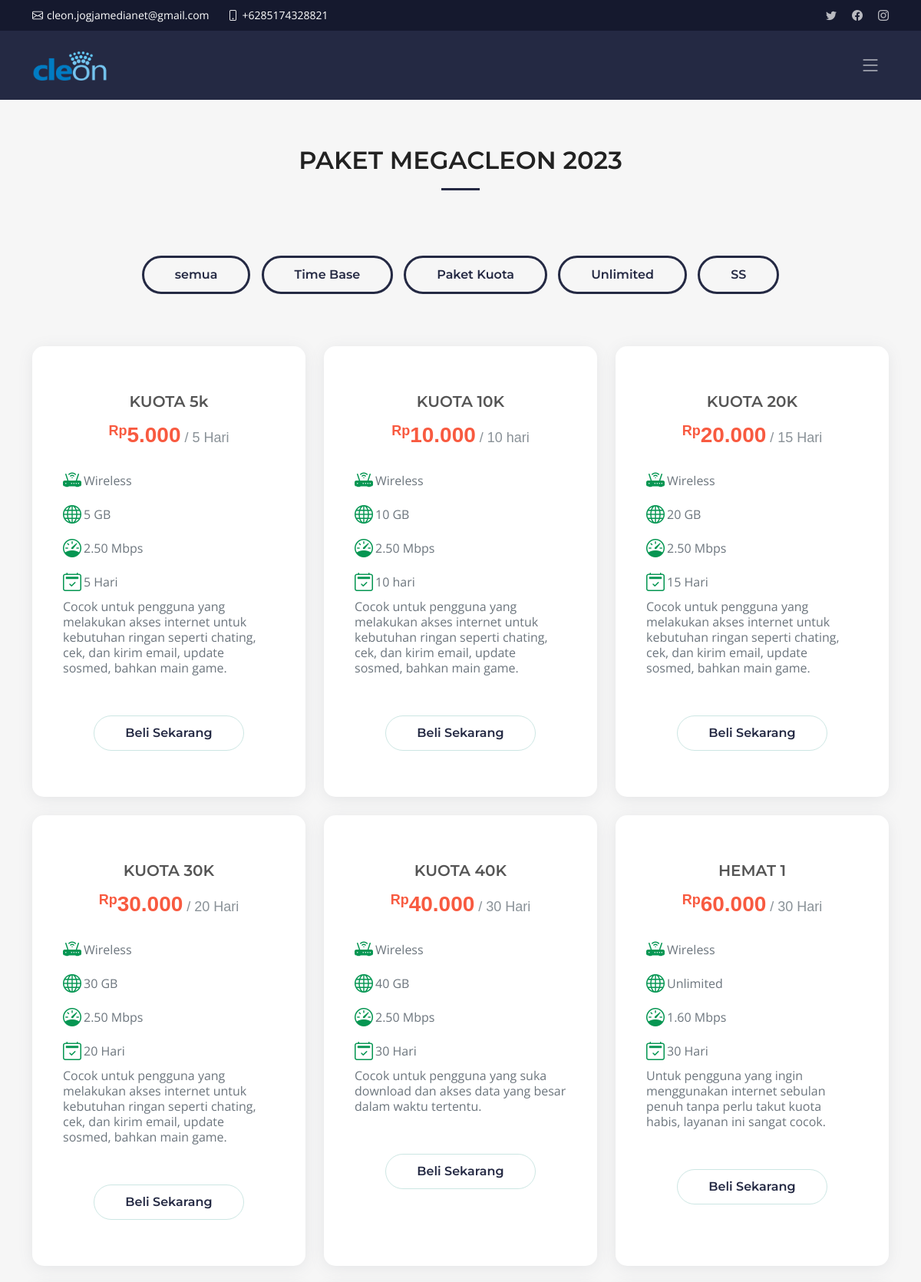
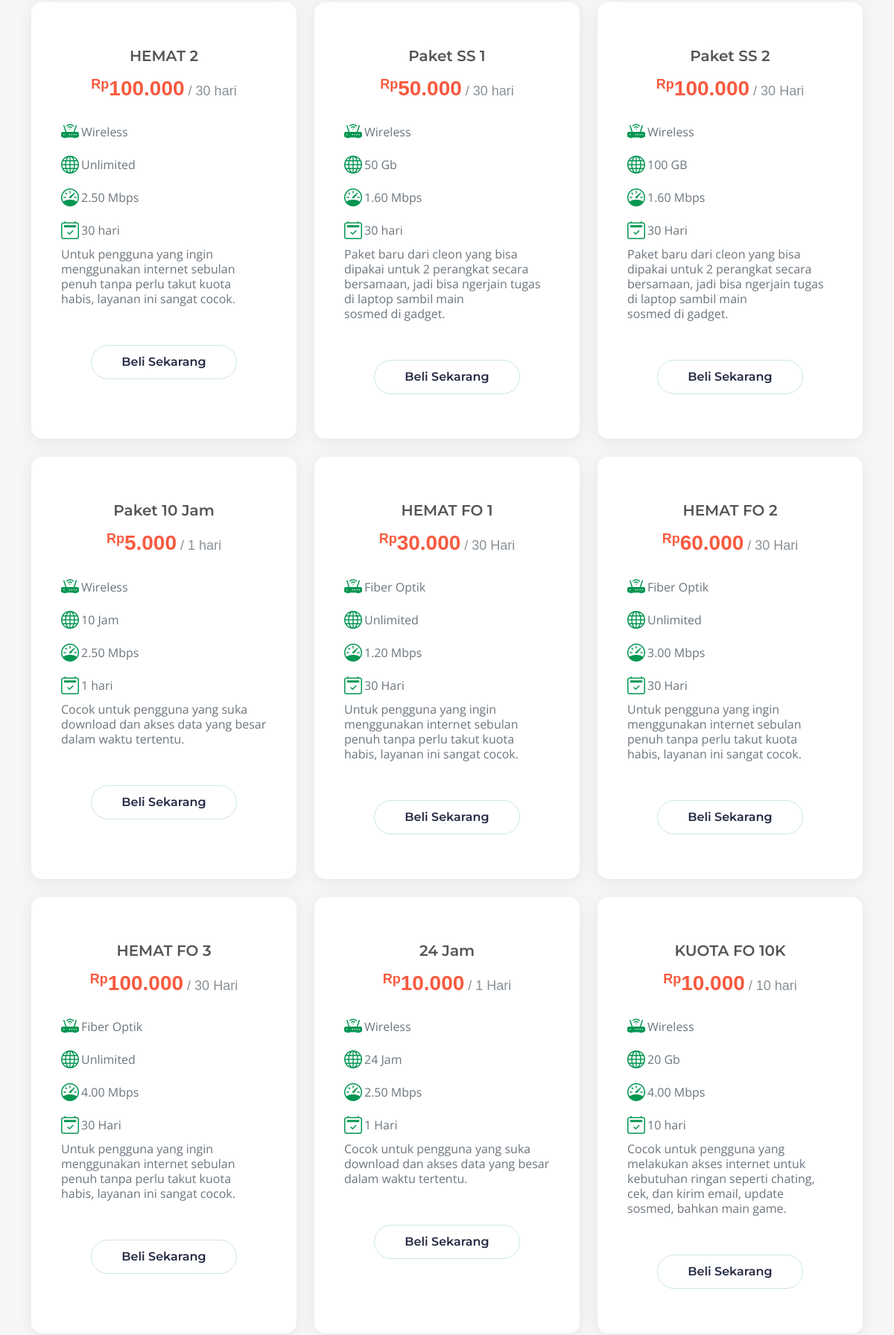
The page /product.php (upper part) on the database its author committed (2 pictures, top to bottom).
### tables this page shows
CREATE TABLE `kontak` (
  `id` int(11) NOT NULL,
  `icon` varchar(155) NOT NULL,
  `alamat` varchar(155) NOT NULL,
  `email` varchar(255) DEFAULT NULL,
  `kontak` varchar(20) DEFAULT NULL,
  `twitter` varchar(255) DEFAULT NULL,
  `facebook` varchar(255) DEFAULT NULL,
  `instagram` varchar(255) DEFAULT NULL
);

CREATE TABLE `navbar` (
  `id` int(11) NOT NULL,
  `logo` varchar(255) DEFAULT NULL,
  `home` varchar(255) DEFAULT NULL,
  `product` varchar(255) DEFAULT NULL,
  `my_cleon` varchar(255) DEFAULT NULL,
  `login` varchar(255) DEFAULT NULL
);

CREATE TABLE `filter_button` (
  `id` int(11) NOT NULL,
  `button1` varchar(90) NOT NULL,
  `button2` varchar(90) NOT NULL,
  `button3` varchar(90) NOT NULL,
  `button4` varchar(90) NOT NULL,
  `button5` varchar(90) NOT NULL
);

CREATE TABLE `paket_internet` (
  `id` int(20) NOT NULL,
  `koneksi` varchar(20) NOT NULL,
  `kategori` varchar(25) NOT NULL,
  `nama_paket` varchar(255) NOT NULL,
  `harga` decimal(10,3) NOT NULL,
  `masa_aktiv` varchar(11) NOT NULL,
  `kuota` varchar(11) NOT NULL,
  `kecepatan` decimal(5,2) NOT NULL,
  `deskripsi` text DEFAULT NULL
);

### backend/header.php (called while the page is built, shortened)
<?php
  include("config/config.php");
      $sql = "SELECT * FROM kontak";
      $result = $conn->query($sql);
      if ($result->num_rows > 0) {
          $row = $result->fetch_assoc();
          $email = $row['email'];
          $kontak = $row['kontak'];
          $twitter = $row['twitter'];
          $facebook = $row['facebook'];
          $instagram = $row['instagram'];
      }
      $sql = "SELECT * FROM navbar";
      $result = $conn->query($sql);
      if ($result->num_rows > 0) {
          $row = $result->fetch_assoc();
          $logo = $row['logo'];
      }
?>

### backend/button.php (called while the page is built)
<?php
include("config/config.php");
$sql = "SELECT * FROM filter_button";
      $result = $conn->query($sql);
      if ($result->num_rows > 0) {
          $row = $result->fetch_assoc();
          $tombol1 = $row['button1'];
          $tombol2 = $row['button2'];
          $tombol3 = $row['button3'];
          $tombol4 = $row['button4'];
          $tombol5 = $row['button5'];
          }
?>

### backend/produk.php (called while the page is built, shortened)
<?php
require_once("config/config.php");
if (isset($_GET['filter'])) {
    $filter = $_GET['filter'];
    if ($filter === "PaketTime") {
        $sql = "SELECT * FROM paket_internet WHERE kategori = 'Paket Time Based'";
    } elseif ($filter === "PaketUse") {
        $sql = "SELECT * FROM paket_internet WHERE kategori = 'Paket Used Based'";
    } elseif ($filter === "PaketUnli") {
        $sql = "SELECT * FROM paket_internet WHERE kategori = 'Paket Unlimited'";
    } elseif ($filter === "PaketSS") {
        $sql = "SELECT * FROM paket_internet WHERE kategori = 'Paket SS'";
    } else {
        $sql = "SELECT * FROM paket_internet";
    }
} else {
    $sql = "SELECT * FROM paket_internet";
}
$result = $conn->query($sql);
?>

### product.php (the view, shortened to what this page needs)
<?php
include('header.php');
include("backend/produk.php");
?>
<section id="pricing" class="pricing sections-bg">
  <div class="container" data-aos="fade-up">
    <div class="section-header">
      <h2>PAKET MEGACLEON 2023</h2>
    </div>
    <div class="text-center" id="filter">
      <a class="filter-btn" href="product.php?filter=semua" data-filter="semua"><?php echo $tombol1?></a>
      <a class="filter-btn" href="product.php?filter=PaketTime" data-filter="PaketTime"><?php echo $tombol2?></a>
      <a class="filter-btn" href="product.php?filter=PaketUse" data-filter="PaketUse"><?php echo $tombol3?></a>
      <a class="filter-btn" href="product.php?filter=PaketUnli" data-filter="PaketUnli"><?php echo $tombol4?></a>
      <a class="filter-btn" href="product.php?filter=PaketSS" data-filter="PaketSS"><?php echo $tombol5?></a>
    </div>
    <div class="row g-4 py-lg-5" data-aos="zoom-out" data-aos-delay="100">
      <?php
      if ($result->num_rows > 0) {
          while($row = $result->fetch_assoc()) {
              $namaPaket = $row["nama_paket"];
              $koneksi = $row["koneksi"];
              $harga = $row["harga"];
              $masaktiv = $row["masa_aktiv"];
              $kuota = $row["kuota"];
              $kecepatan = $row["kecepatan"];
              $deskripsi = $row["deskripsi"];
              ?>
              <div class="col-lg-4">
                <div class="pricing-item">
                  <h3><?php echo $namaPaket; ?></h3>
                  <h4><sup>Rp</sup><?php echo $harga; ?><span> / <?php echo $masaktiv; ?></span></h4>
                  <ul>
                    <li><i class="bi bi-router-fill"></i> <?php echo $koneksi; ?></li>
                    <li><i class="bi bi-globe"></i> <?php echo $kuota; ?></li>
                    <li><i class="bi bi-speedometer"></i> <?php echo $kecepatan; ?> Mbps</li>
                    <li><i class="bi bi-calendar2-check"></i> <span> <?php echo $masaktiv; ?></li>
                    <p><?php echo $deskripsi; ?></p>
                  </ul>
                  <div class="text-center"><a href="https://wa.me/<?php echo $kontak; ?>" class="buy-btn">Beli Sekarang</a></div>
                </div>
              </div>
          <?php
          }
      } else {
          echo "Tidak ada data paket internet.";
      }
      ?>
    </div>
  </div>
</section>
<?php
include('footer.php');
?>

### header.php (shortened to what this page needs)
<!DOCTYPE html>
<html lang="en">
<?php
  include("config/config.php");
  include("backend/header.php");
  include("backend/produk.php");
  include("backend/about.php");
  include("backend/button.php");
?>
<head>
  <link href="assets/vendor/bootstrap/css/bootstrap.min.css" rel="stylesheet">
  <link href="assets/vendor/bootstrap-icons/bootstrap-icons.css" rel="stylesheet">
  <link href="assets/vendor/aos/aos.css" rel="stylesheet">
  <link href="assets/vendor/glightbox/css/glightbox.min.css" rel="stylesheet">
  <link href="assets/vendor/swiper/swiper-bundle.min.css" rel="stylesheet">
  <link href="assets/css/main.css" rel="stylesheet">
</head>
<body>
  <section id="topbar" class="topbar d-flex align-items-center">
    <div class="container d-flex justify-content-center justify-content-md-between">
    <div class="contact-info d-flex align-items-center">
        <i class="bi bi-envelope d-flex align-items-center"><a href="mailto:<?php echo $email; ?>"><?php echo $email; ?></a></i>
        <i class="bi bi-phone d-flex align-items-center ms-4"><a href="https://wa.me/<?php echo $kontak; ?>"><?php echo $kontak; ?></a></i>
    </div>
    <div class="social-links d-none d-md-flex align-items-center">
        <a href="<?php echo $twitter; ?>" class="twitter"><i class="bi bi-twitter"></i></a>
        <a href="<?php echo $facebook; ?>" class="facebook"><i class="bi bi-facebook"></i></a>
        <a href="<?php echo $instagram; ?>" class="instagram"><i class="bi bi-instagram"></i></a>
    </div>
    </div>
  </section>
  <header id="header" class="header d-flex align-items-center">
    <div class="container-fluid container-xl d-flex align-items-center justify-content-between">
      <a href="index.php" class="logo d-flex align-items-center">
        <img src="<?php echo $logo; ?>" alt="">
      </a>
      <i class="mobile-nav-toggle mobile-nav-show bi bi-list"></i>
    </div>
  </header>

### assets/css/main.css (style rules this page uses)
:root { --font-default: "Open Sans", system-ui, -apple-system, "Segoe UI", Roboto, "Helvetica Neue", Arial, "Noto Sans", "Liberation Sans", sans-serif, "Apple Color Emoji", "Segoe UI Emoji", "Segoe UI Symbol", "Noto Color Emoji"; --font-primary: "Montserrat", sans-serif; --font-secondary: "Poppins", sans-serif; }
:root { --color-default: #222222; --color-primary: #242943; --color-secondary: #f85a40; }
:root { scroll-behavior: smooth; }
body { font-family: var(--font-default); color: var(--color-default); }
a { color: var(--color-primary); text-decoration: none; }
h1, h2, h3, h4, h5, h6 { font-family: var(--font-primary); }
section { padding: 60px 0; overflow: hidden; }
.sections-bg { background-color: #f6f6f6; }
.section-header { text-align: center; padding-bottom: 60px; }
.section-header h2 { font-size: 32px; font-weight: 600; margin-bottom: 20px; padding-bottom: 20px; position: relative; }
.section-header h2:after { content: ""; position: absolute; display: block; width: 50px; height: 3px; background: var(--color-primary); left: 0; right: 0; bottom: 0; margin: auto; }
.topbar { background: #15192e; height: 40px; font-size: 14px; transition: all 0.5s; color: #fff; padding: 0; }
.topbar .contact-info i { font-style: normal; color: #fff; line-height: 0; }
.topbar .contact-info i a, .topbar .contact-info i span { padding-left: 5px; color: #fff; }
.topbar .contact-info i a { line-height: 0; transition: 0.3s; }
.topbar .social-links a { color: rgba(255, 255, 255, 0.7); line-height: 0; transition: 0.3s; margin-left: 20px; }
.header { transition: all 0.5s; z-index: 997; height: 90px; background-color: var(--color-primary); }
.header .logo img { max-height: 40px; margin-right: 6px; }
section { scroll-margin-top: 70px; }
@media (max-width: 1279px) { .mobile-nav-show { color: rgba(255, 255, 255, 0.6); font-size: 28px; cursor: pointer; line-height: 0; transition: 0.5s; z-index: 9999; margin-right: 10px; } }
.pricing .pricing-item { padding: 60px 40px; box-shadow: 0 3px 20px -2px rgba(108, 117, 125, 0.15); background: #fff; height: 100%; position: relative; border-radius: 15px; }
.pricing h3 { font-weight: 600; margin-bottom: 15px; font-size: 20px; color: #555555; text-align: center; }
.pricing h4 { font-size: 28px; color: var(--color-secondary); font-weight: 700; font-family: var(--font-secondary); margin-bottom: 0; text-align: center; }
.pricing h4 sup { font-size: 18px; }
.pricing h4 span { color: rgba(108, 117, 125, 0.8); font-size: 18px; font-weight: 400; }
.pricing ul { padding: 20px 0; list-style: none; color: #6c757d; text-align: left; line-height: 20px; }
.pricing ul li { padding: 10px 0; display: flex; align-items: center; }
.pricing ul i { color: #059652; font-size: 24px; padding-right: 3px; }
.pricing .buy-btn { display: inline-block; padding: 10px 40px; border-radius: 50px; color: var(--color-primary); border: 1px solid rgba(0, 131, 116, 0.2); transition: none; font-size: 16px; font-weight: 600; font-family: var(--font-primary); transition: 0.3s; }
.filter-btn { display: inline-block; padding: 10px 40px; border-radius: 100px; color: var(--color-primary); border: 3px solid var(--color-primary); transition: none; font-size: 16px; font-weight: 600; font-family: var(--font-primary); transition: 0.3s; margin: 5px; margin-bottom: 20px; }

### rows shown on the page
kontak: email "cleon.jogjamedianet@gmail.com", kontak "+6285174328821"
navbar: logo (picture)
filter_button: button1 "semua", button2 "Time Base", button3 "Paket Kuota", button4 "Unlimited", button5 "SS"
paket_internet: nama_paket "KUOTA 5k", harga "5.000", masa_aktiv "5 Hari", koneksi "Wireless", kuota "5 GB", kecepatan "2.50", deskripsi "Cocok untuk pengguna yang melakukan akses internet untuk kebutuhan ringan seperti chating, cek, dan kirim email, update sosmed, bahkan main game."
paket_internet: nama_paket "KUOTA 10K", harga "10.000", masa_aktiv "10 hari", koneksi "Wireless", kuota "10 GB", kecepatan "2.50", deskripsi "Cocok untuk pengguna yang melakukan akses internet untuk kebutuhan ringan seperti chating, cek, dan kirim email, update sosmed, bahkan main game."
paket_internet: nama_paket "KUOTA 20K", harga "20.000", masa_aktiv "15 Hari", koneksi "Wireless", kuota "20 GB", kecepatan "2.50", deskripsi "Cocok untuk pengguna yang melakukan akses internet untuk kebutuhan ringan seperti chating, cek, dan kirim email, update sosmed, bahkan main game."
paket_internet: nama_paket "KUOTA 30K", harga "30.000", masa_aktiv "20 Hari", koneksi "Wireless", kuota "30 GB", kecepatan "2.50", deskripsi "Cocok untuk pengguna yang melakukan akses internet untuk kebutuhan ringan seperti chating, cek, dan kirim email, update sosmed, bahkan main game."
paket_internet: nama_paket "KUOTA 40K", harga "40.000", masa_aktiv "30 Hari", koneksi "Wireless", kuota "40 GB", kecepatan "2.50", deskripsi "Cocok untuk pengguna yang suka download dan akses data yang besar dalam waktu tertentu."
paket_internet: nama_paket "HEMAT 1", harga "60.000", masa_aktiv "30 Hari", koneksi "Wireless", kuota "Unlimited", kecepatan "1.60", deskripsi "Untuk pengguna yang ingin menggunakan internet sebulan penuh tanpa perlu takut kuota habis, layanan ini sangat cocok."
paket_internet: nama_paket "HEMAT 2", harga "100.000", masa_aktiv "30 hari", koneksi "Wireless", kuota "Unlimited", kecepatan "2.50", deskripsi "Untuk pengguna yang ingin menggunakan internet sebulan penuh tanpa perlu takut kuota habis, layanan ini sangat cocok."
paket_internet: nama_paket "Paket SS 1", harga "50.000", masa_aktiv "30 hari", koneksi "Wireless", kuota "50 Gb", kecepatan "1.60", deskripsi "Paket baru dari cleon yang bisa dipakai untuk 2 perangkat secara bersamaan, jadi bisa ngerjain tugas di laptop sambil main sosmed di gadget."
paket_internet: nama_paket "Paket SS 2", harga "100.000", masa_aktiv "30 Hari", koneksi "Wireless", kuota "100 GB", kecepatan "1.60", deskripsi "Paket baru dari cleon yang bisa dipakai untuk 2 perangkat secara bersamaan, jadi bisa ngerjain tugas di laptop sambil main sosmed di gadget."
paket_internet: nama_paket "Paket 10 Jam", harga "5.000", masa_aktiv "1 hari", koneksi "Wireless", kuota "10 Jam", kecepatan "2.50", deskripsi "Cocok untuk pengguna yang suka download dan akses data yang besar dalam waktu tertentu."
paket_internet: nama_paket "HEMAT FO 1", harga "30.000", masa_aktiv "30 Hari", koneksi "Fiber Optik", kuota "Unlimited", kecepatan "1.20", deskripsi "Untuk pengguna yang ingin menggunakan internet sebulan penuh tanpa perlu takut kuota habis, layanan ini sangat cocok."
paket_internet: nama_paket "HEMAT FO 2", harga "60.000", masa_aktiv "30 Hari", koneksi "Fiber Optik", kuota "Unlimited", kecepatan "3.00", deskripsi "Untuk pengguna yang ingin menggunakan internet sebulan penuh tanpa perlu takut kuota habis, layanan ini sangat cocok."
paket_internet: nama_paket "HEMAT FO 3", harga "100.000", masa_aktiv "30 Hari", koneksi "Fiber Optik", kuota "Unlimited", kecepatan "4.00", deskripsi "Untuk pengguna yang ingin menggunakan internet sebulan penuh tanpa perlu takut kuota habis, layanan ini sangat cocok."
paket_internet: nama_paket "24 Jam", harga "10.000", masa_aktiv "1 Hari", koneksi "Wireless", kuota "24 Jam", kecepatan "2.50", deskripsi "Cocok untuk pengguna yang suka download dan akses data yang besar dalam waktu tertentu."
paket_internet: nama_paket "KUOTA FO 10K", harga "10.000", masa_aktiv "10 hari", koneksi "Wireless", kuota "20 Gb", kecepatan "4.00", deskripsi "Cocok untuk pengguna yang melakukan akses internet untuk kebutuhan ringan seperti chating, cek, dan kirim email, update sosmed, bahkan main game."
